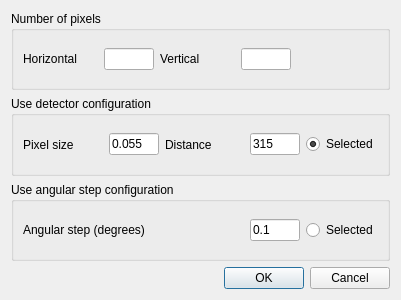
<?xml version="1.0" encoding="UTF-8"?>
<ui version="4.0">
 <class>BuildMeshDialog</class>
 <widget class="QDialog" name="BuildMeshDialog">
  <property name="geometry">
   <rect>
    <x>0</x>
    <y>0</y>
    <width>401</width>
    <height>300</height>
   </rect>
  </property>
  <property name="windowTitle">
   <string>Angular Mesh</string>
  </property>
  <property name="windowOpacity">
   <double>1.000000000000000</double>
  </property>
  <layout class="QVBoxLayout" name="verticalLayout">
   <item>
    <widget class="QGroupBox" name="groupBox_3">
     <property name="title">
      <string>Number of pixels</string>
     </property>
     <layout class="QHBoxLayout" name="horizontalLayout_3">
      <item>
       <widget class="QLabel" name="label">
        <property name="text">
         <string>Horizontal</string>
        </property>
       </widget>
      </item>
      <item>
       <widget class="QLineEdit" name="le_horizontal_pixels">
        <property name="maximumSize">
         <size>
          <width>50</width>
          <height>16777215</height>
         </size>
        </property>
       </widget>
      </item>
      <item>
       <widget class="QLabel" name="label_4">
        <property name="text">
         <string>Vertical</string>
        </property>
       </widget>
      </item>
      <item>
       <widget class="QLineEdit" name="le_vertical_pixels">
        <property name="maximumSize">
         <size>
          <width>50</width>
          <height>16777215</height>
         </size>
        </property>
       </widget>
      </item>
      <item>
       <widget class="QLabel" name="label_6">
        <property name="sizePolicy">
         <sizepolicy hsizetype="Fixed" vsizetype="Preferred">
          <horstretch>0</horstretch>
          <verstretch>0</verstretch>
         </sizepolicy>
        </property>
        <property name="minimumSize">
         <size>
          <width>81</width>
          <height>0</height>
         </size>
        </property>
        <property name="text">
         <string/>
        </property>
       </widget>
      </item>
     </layout>
    </widget>
   </item>
   <item>
    <widget class="QGroupBox" name="groupBox">
     <property name="title">
      <string>Use detector configuration</string>
     </property>
     <layout class="QHBoxLayout" name="horizontalLayout">
      <item>
       <widget class="QLabel" name="label_2">
        <property name="text">
         <string>Pixel size</string>
        </property>
       </widget>
      </item>
      <item>
       <widget class="QLineEdit" name="le_pixelsize">
        <property name="maximumSize">
         <size>
          <width>50</width>
          <height>16777215</height>
         </size>
        </property>
        <property name="text">
         <string>0.055</string>
        </property>
       </widget>
      </item>
      <item>
       <widget class="QLabel" name="label_3">
        <property name="text">
         <string>Distance</string>
        </property>
       </widget>
      </item>
      <item>
       <widget class="QLineEdit" name="le_distance">
        <property name="maximumSize">
         <size>
          <width>50</width>
          <height>16777215</height>
         </size>
        </property>
        <property name="text">
         <string>315</string>
        </property>
       </widget>
      </item>
      <item>
       <widget class="QRadioButton" name="rb_detector">
        <property name="enabled">
         <bool>true</bool>
        </property>
        <property name="sizePolicy">
         <sizepolicy hsizetype="Fixed" vsizetype="Fixed">
          <horstretch>0</horstretch>
          <verstretch>0</verstretch>
         </sizepolicy>
        </property>
        <property name="text">
         <string>Selected</string>
        </property>
        <property name="checked">
         <bool>true</bool>
        </property>
       </widget>
      </item>
     </layout>
    </widget>
   </item>
   <item>
    <widget class="QGroupBox" name="groupBox_2">
     <property name="title">
      <string>Use angular step configuration</string>
     </property>
     <layout class="QHBoxLayout" name="horizontalLayout_2">
      <item>
       <widget class="QLabel" name="label_5">
        <property name="text">
         <string>Angular step (degrees)</string>
        </property>
       </widget>
      </item>
      <item>
       <widget class="QLineEdit" name="le_angular_step">
        <property name="maximumSize">
         <size>
          <width>50</width>
          <height>16777215</height>
         </size>
        </property>
        <property name="text">
         <string>0.1</string>
        </property>
       </widget>
      </item>
      <item>
       <widget class="QRadioButton" name="rb_step">
        <property name="sizePolicy">
         <sizepolicy hsizetype="Fixed" vsizetype="Fixed">
          <horstretch>0</horstretch>
          <verstretch>0</verstretch>
         </sizepolicy>
        </property>
        <property name="text">
         <string>Selected</string>
        </property>
       </widget>
      </item>
     </layout>
    </widget>
   </item>
   <item>
    <widget class="QDialogButtonBox" name="buttonBox">
     <property name="orientation">
      <enum>Qt::Horizontal</enum>
     </property>
     <property name="standardButtons">
      <set>QDialogButtonBox::Cancel|QDialogButtonBox::Ok</set>
     </property>
    </widget>
   </item>
  </layout>
 </widget>
 <resources/>
 <connections>
  <connection>
   <sender>buttonBox</sender>
   <signal>accepted()</signal>
   <receiver>BuildMeshDialog</receiver>
   <slot>accept()</slot>
   <hints>
    <hint type="sourcelabel">
     <x>257</x>
     <y>290</y>
    </hint>
    <hint type="destinationlabel">
     <x>157</x>
     <y>274</y>
    </hint>
   </hints>
  </connection>
  <connection>
   <sender>buttonBox</sender>
   <signal>rejected()</signal>
   <receiver>BuildMeshDialog</receiver>
   <slot>reject()</slot>
   <hints>
    <hint type="sourcelabel">
     <x>325</x>
     <y>290</y>
    </hint>
    <hint type="destinationlabel">
     <x>286</x>
     <y>274</y>
    </hint>
   </hints>
  </connection>
  <connection>
   <sender>rb_detector</sender>
   <signal>clicked()</signal>
   <receiver>rb_step</receiver>
   <slot>toggle()</slot>
   <hints>
    <hint type="sourcelabel">
     <x>370</x>
     <y>79</y>
    </hint>
    <hint type="destinationlabel">
     <x>372</x>
     <y>210</y>
    </hint>
   </hints>
  </connection>
  <connection>
   <sender>rb_step</sender>
   <signal>clicked()</signal>
   <receiver>rb_detector</receiver>
   <slot>toggle()</slot>
   <hints>
    <hint type="sourcelabel">
     <x>322</x>
     <y>206</y>
    </hint>
    <hint type="destinationlabel">
     <x>322</x>
     <y>83</y>
    </hint>
   </hints>
  </connection>
 </connections>
</ui>
